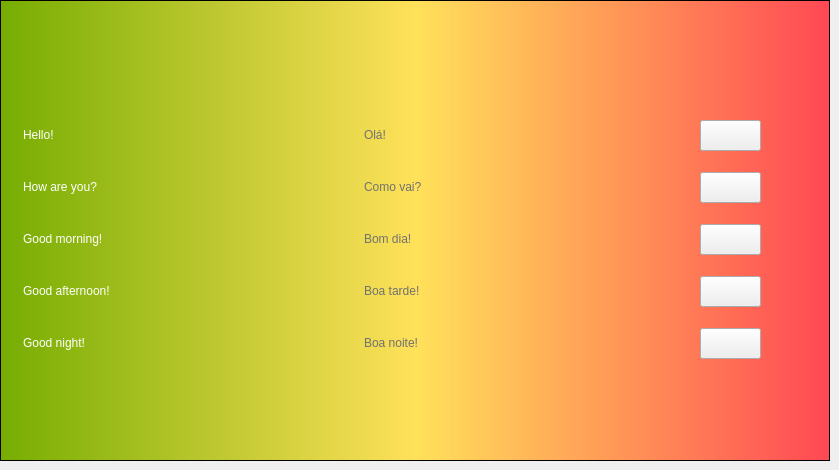
  <widget class="QWidget" name="tab_10">
   <attribute name="title">
    <string>Portuguese</string>
   </attribute>
   <widget class="QFrame" name="frame_10">
    <property name="geometry">
     <rect>
      <x>0</x>
      <y>0</y>
      <width>830</width>
      <height>461</height>
     </rect>
    </property>
    <property name="styleSheet">
     <string notr="true">QFrame {
	color: white;
}

QFrame#frame_10 { 
	background-color: qlineargradient(spread:pad, x1:0, y1:0, x2:1, y2:0, stop:0 rgba(118, 173, 2, 255), stop:0.5 rgba(255, 225, 90, 255), stop:0.99435 rgba(255, 73, 84, 255));
}</string>
    </property>
    <property name="frameShape">
     <enum>QFrame::StyledPanel</enum>
    </property>
    <property name="frameShadow">
     <enum>QFrame::Raised</enum>
    </property>
    <widget class="QLabel" name="lb_flag_portuguese">
     <property name="geometry">
      <rect>
       <x>364</x>
       <y>20</y>
       <width>102</width>
       <height>64</height>
      </rect>
     </property>
     <property name="styleSheet">
      <string notr="true"/>
     </property>
     <property name="text">
      <string/>
     </property>
    </widget>
    <widget class="QLabel" name="label_95">
     <property name="geometry">
      <rect>
       <x>23</x>
       <y>112</y>
       <width>100</width>
       <height>46</height>
      </rect>
     </property>
     <property name="styleSheet">
      <string notr="true">font: 75 28pt &quot;Trebuchet MS&quot;;</string>
     </property>
     <property name="text">
      <string>Hello!</string>
     </property>
    </widget>
    <widget class="QLabel" name="label_96">
     <property name="geometry">
      <rect>
       <x>23</x>
       <y>320</y>
       <width>196</width>
       <height>46</height>
      </rect>
     </property>
     <property name="styleSheet">
      <string notr="true">font: 75 28pt &quot;Trebuchet MS&quot;;</string>
     </property>
     <property name="text">
      <string>Good night!</string>
     </property>
    </widget>
    <widget class="QLabel" name="label_97">
     <property name="geometry">
      <rect>
       <x>23</x>
       <y>164</y>
       <width>219</width>
       <height>46</height>
      </rect>
     </property>
     <property name="styleSheet">
      <string notr="true">font: 75 28pt &quot;Trebuchet MS&quot;;</string>
     </property>
     <property name="text">
      <string>How are you?</string>
     </property>
    </widget>
    <widget class="QLabel" name="label_98">
     <property name="geometry">
      <rect>
       <x>23</x>
       <y>216</y>
       <width>246</width>
       <height>46</height>
      </rect>
     </property>
     <property name="styleSheet">
      <string notr="true">font: 75 28pt &quot;Trebuchet MS&quot;;</string>
     </property>
     <property name="text">
      <string>Good morning!</string>
     </property>
    </widget>
    <widget class="QLabel" name="label_99">
     <property name="geometry">
      <rect>
       <x>23</x>
       <y>268</y>
       <width>273</width>
       <height>46</height>
      </rect>
     </property>
     <property name="styleSheet">
      <string notr="true">font: 75 28pt &quot;Trebuchet MS&quot;;</string>
     </property>
     <property name="text">
      <string>Good afternoon!</string>
     </property>
    </widget>
    <widget class="QPushButton" name="bt_portuguese_1">
     <property name="enabled">
      <bool>true</bool>
     </property>
     <property name="geometry">
      <rect>
       <x>700</x>
       <y>120</y>
       <width>61</width>
       <height>31</height>
      </rect>
     </property>
     <property name="styleSheet">
      <string notr="true"/>
     </property>
     <property name="text">
      <string/>
     </property>
    </widget>
    <widget class="QPushButton" name="bt_portuguese_2">
     <property name="geometry">
      <rect>
       <x>700</x>
       <y>172</y>
       <width>61</width>
       <height>31</height>
      </rect>
     </property>
     <property name="text">
      <string/>
     </property>
    </widget>
    <widget class="QPushButton" name="bt_portuguese_3">
     <property name="geometry">
      <rect>
       <x>700</x>
       <y>224</y>
       <width>61</width>
       <height>31</height>
      </rect>
     </property>
     <property name="text">
      <string/>
     </property>
    </widget>
    <widget class="QPushButton" name="bt_portuguese_4">
     <property name="geometry">
      <rect>
       <x>700</x>
       <y>276</y>
       <width>61</width>
       <height>31</height>
      </rect>
     </property>
     <property name="text">
      <string/>
     </property>
    </widget>
    <widget class="QPushButton" name="bt_portuguese_5">
     <property name="geometry">
      <rect>
       <x>700</x>
       <y>328</y>
       <width>61</width>
       <height>31</height>
      </rect>
     </property>
     <property name="text">
      <string/>
     </property>
    </widget>
    <widget class="QLabel" name="label_100">
     <property name="geometry">
      <rect>
       <x>364</x>
       <y>216</y>
       <width>246</width>
       <height>46</height>
      </rect>
     </property>
     <property name="styleSheet">
      <string notr="true">font: 75 28pt &quot;Trebuchet MS&quot;;
color: #717171;</string>
     </property>
     <property name="text">
      <string>Bom dia!</string>
     </property>
    </widget>
    <widget class="QLabel" name="label_101">
     <property name="geometry">
      <rect>
       <x>364</x>
       <y>164</y>
       <width>219</width>
       <height>46</height>
      </rect>
     </property>
     <property name="styleSheet">
      <string notr="true">font: 75 28pt &quot;Trebuchet MS&quot;;
color: #717171;</string>
     </property>
     <property name="text">
      <string>Como vai?</string>
     </property>
    </widget>
    <widget class="QLabel" name="label_102">
     <property name="geometry">
      <rect>
       <x>364</x>
       <y>268</y>
       <width>273</width>
       <height>46</height>
      </rect>
     </property>
     <property name="styleSheet">
      <string notr="true">font: 75 28pt &quot;Trebuchet MS&quot;;
color: #717171;</string>
     </property>
     <property name="text">
      <string>Boa tarde!</string>
     </property>
    </widget>
    <widget class="QLabel" name="label_103">
     <property name="geometry">
      <rect>
       <x>364</x>
       <y>320</y>
       <width>196</width>
       <height>46</height>
      </rect>
     </property>
     <property name="styleSheet">
      <string notr="true">font: 75 28pt &quot;Trebuchet MS&quot;;
color: #717171;</string>
     </property>
     <property name="text">
      <string>Boa noite!</string>
     </property>
    </widget>
    <widget class="QLabel" name="label_104">
     <property name="geometry">
      <rect>
       <x>364</x>
       <y>112</y>
       <width>221</width>
       <height>46</height>
      </rect>
     </property>
     <property name="styleSheet">
      <string notr="true">font: 75 28pt &quot;Trebuchet MS&quot;;
color: #717171;</string>
     </property>
     <property name="text">
      <string>Olá!</string>
     </property>
    </widget>
   </widget>
  </widget>
